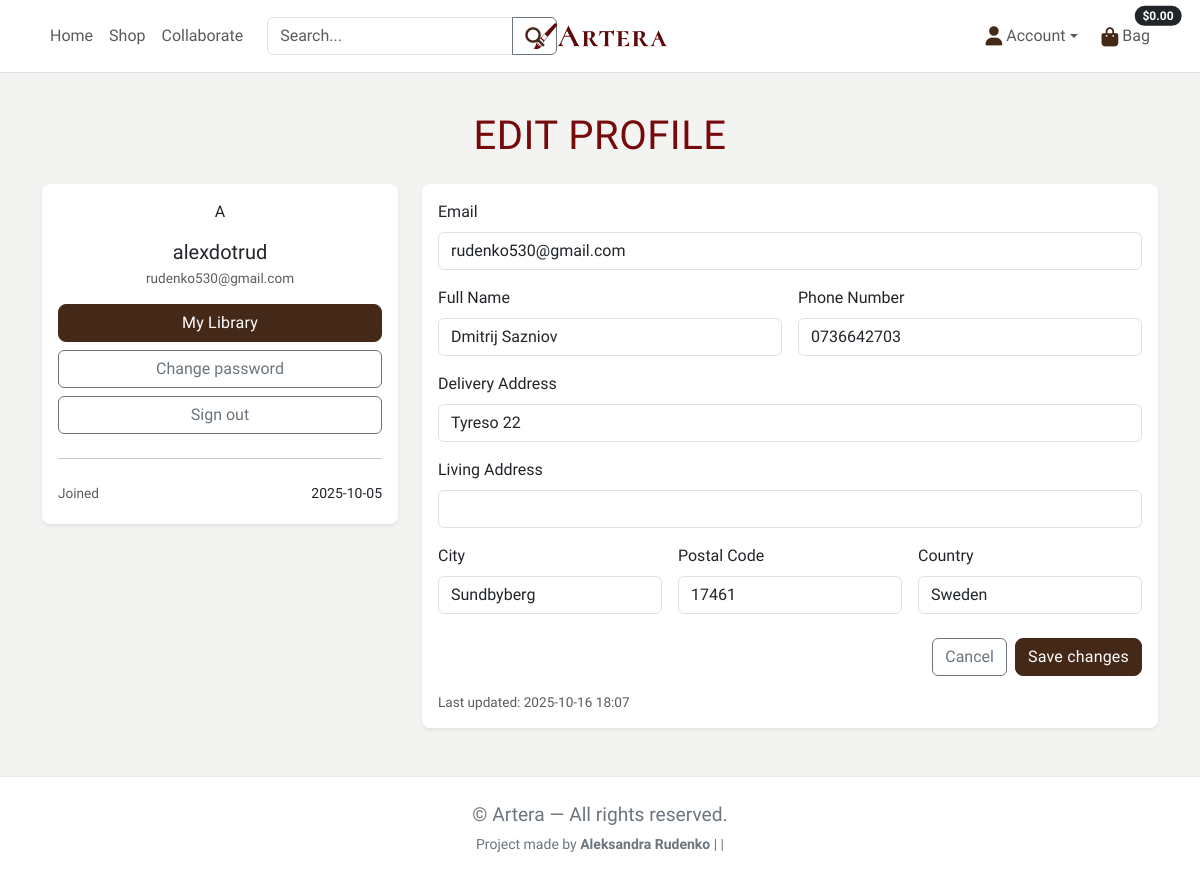
/profiles/ (signed in), run on an earlier commit of the app's database.
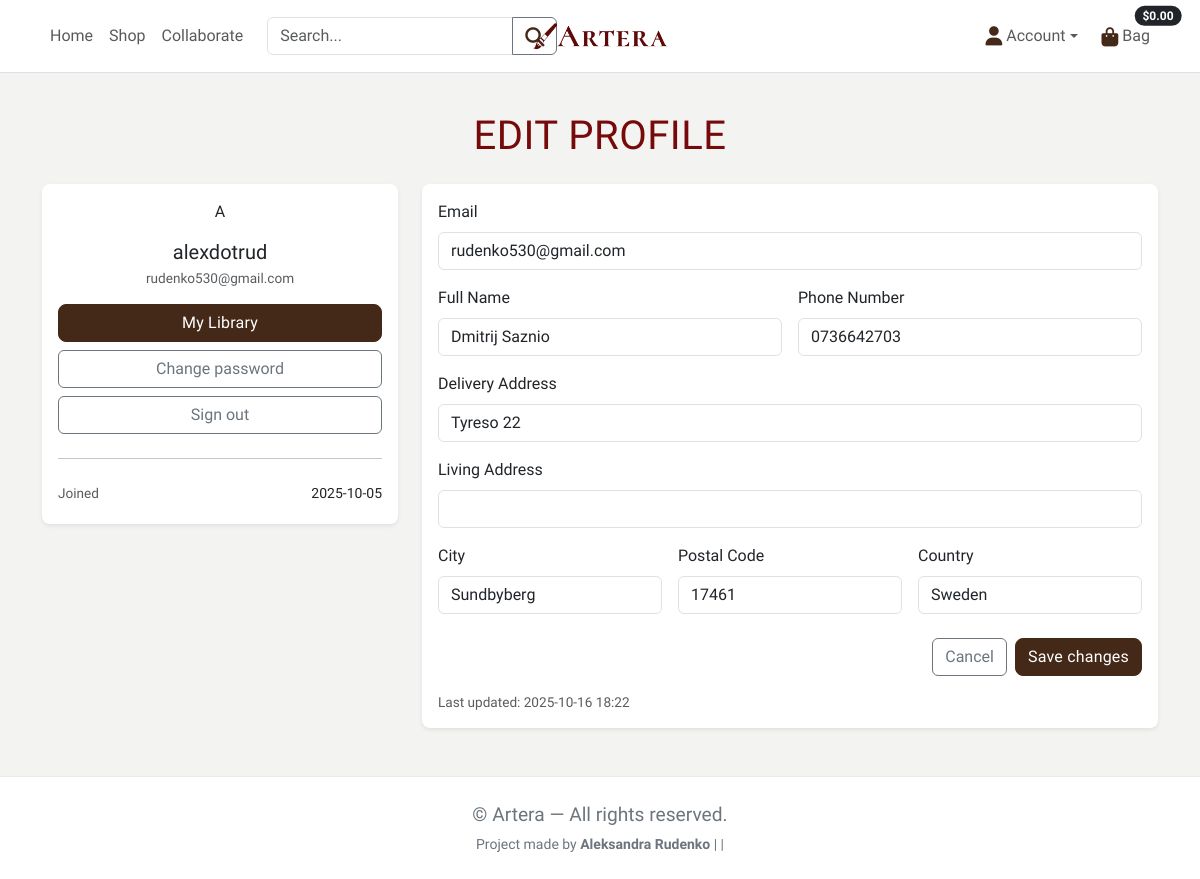
And on a later commit of the database.
### profiles/models.py (models this page shows, shortened)
class Profile(models.Model):
    user = models.OneToOneField(settings.AUTH_USER_MODEL, on_delete=models.CASCADE)
    full_name = models.CharField(max_length=100, blank=True)
    phone_number = models.CharField(max_length=20, blank=True)
    address_line_delivery = models.CharField(max_length=255, blank=True)
    address_line_living = models.CharField(max_length=255, blank=True)
    city = models.CharField(max_length=100, blank=True)
    postal_code = models.CharField(max_length=20, blank=True)
    country = models.CharField(max_length=100, blank=True)
    created_at = models.DateTimeField(auto_now_add=True)
    updated_at = models.DateTimeField(auto_now=True)

### profiles/views.py (the view)
# urls.py: path('', views.profile, name='profile'),
@login_required
def profile(request):
    profile, _ = Profile.objects.get_or_create(user=request.user)
    if request.method == 'POST':
        form = ProfileForm(request.POST, instance=profile)
        new_email = (request.POST.get('email') or '').strip()
        if form.is_valid():
            with transaction.atomic():
                form.save()
                if new_email and new_email.lower() != (request.user.email or '').lower():
                    ea = EmailAddress.objects.filter(
                        user=request.user, email__iexact=new_email
                    ).first()
                    if not ea:
                        ea = EmailAddress(user=request.user, email=new_email, primary=False, verified=False)
                        ea.save()
                    ea.send_confirmation(request)
                    messages.info(request, "We sent a verification link to your new email. "
                                            "It will replace your current email after you confirm.")
                else:
                    messages.success(request, "Profile updated.")
            return redirect('profile')
        else:
            messages.error(request, "Please fix the errors below.")
    else:
        form = ProfileForm(instance=profile)
    return render(request, 'profiles/profile.html', {
        'form': form,
        'user_obj': request.user,
    })

### profiles/forms.py
class ProfileForm(forms.ModelForm):
    class Meta:
        model = Profile
        fields = [
            'full_name', 'phone_number', 'address_line_delivery',
            'address_line_living', 'city', 'postal_code', 'country'
        ]
        widgets = {
            'full_name': forms.TextInput(attrs={'class': 'form-control'}),
            'phone_number': forms.TextInput(attrs={'class': 'form-control'}),
            'address_line_delivery': forms.TextInput(attrs={'class': 'form-control'}),
            'address_line_living': forms.TextInput(attrs={'class': 'form-control'}),
            'city': forms.TextInput(attrs={'class': 'form-control'}),
            'postal_code': forms.TextInput(attrs={'class': 'form-control'}),
            'country': forms.TextInput(attrs={'class': 'form-control'}),
        }
        labels = {
            'full_name': 'Full Name',
            'phone_number': 'Phone Number',
            'address_line_delivery': 'Delivery Address',
            'address_line_living': 'Living Address',
            'city': 'City',
            'postal_code': 'Postal Code',
            'country': 'Country',
        }

### profiles/templates/profiles/profile.html (shortened to what the changed rows need)
{% extends "base.html" %}
{% load static %}
{% block content %}
<div class="container py-5 profile">
    <h1 class="mb-4 text-center">Edit Profile</h1>
    <div class="row g-4">
        <div class="col-12 col-lg-8">
            <div class="card border-0 shadow-sm rounded-3">
                <div class="card-body">
                    <form method="post" novalidate>
                        <div class="mb-3">
                        </div>
                        <div class="row g-3">
                            <div class="col-md-6">
                                <label class="form-label">{{ form.full_name.label }}</label>
                                {{ form.full_name }}
                            </div>
                            <div class="col-md-6">
                                <label class="form-label">{{ form.phone_number.label }}</label>
                                {{ form.phone_number }}
                            </div>
                            <div class="col-12">
                                <label class="form-label">{{ form.address_line_delivery.label }}</label>
                                {{ form.address_line_delivery }}
                            </div>
                            <div class="col-12">
                                <label class="form-label">{{ form.address_line_living.label }}</label>
                                {{ form.address_line_living }}
                            </div>
                            <div class="col-md-4">
                                <label class="form-label">{{ form.city.label }}</label>
                                {{ form.city }}
                            </div>
                            <div class="col-md-4">
                                <label class="form-label">{{ form.postal_code.label }}</label>
                                {{ form.postal_code }}
                            </div>
                            <div class="col-md-4">
                                <label class="form-label">{{ form.country.label }}</label>
                                {{ form.country }}
                            </div>
                        </div>
                        <div class="d-flex gap-2 justify-content-end mt-4">
                        </div>
                    </form>
                    <div class="small text-muted mt-3">
                        Last updated:
                        {% if form.instance.updated_at %}{{ form.instance.updated_at|date:"Y-m-d H:i" }}{% else %}—{% endif %}
                    </div>
                </div>
            </div>
        </div>
    </div>
</div>
{% endblock %}

What changed in the data, as far as the page shows it:
changed Profile "Tyreso 22": full_name "Dmitrij Sazniov" → "Dmitrij Saznio"; instance.updated_at "2025-10-16 18:07" → "2025-10-16 18:22"
